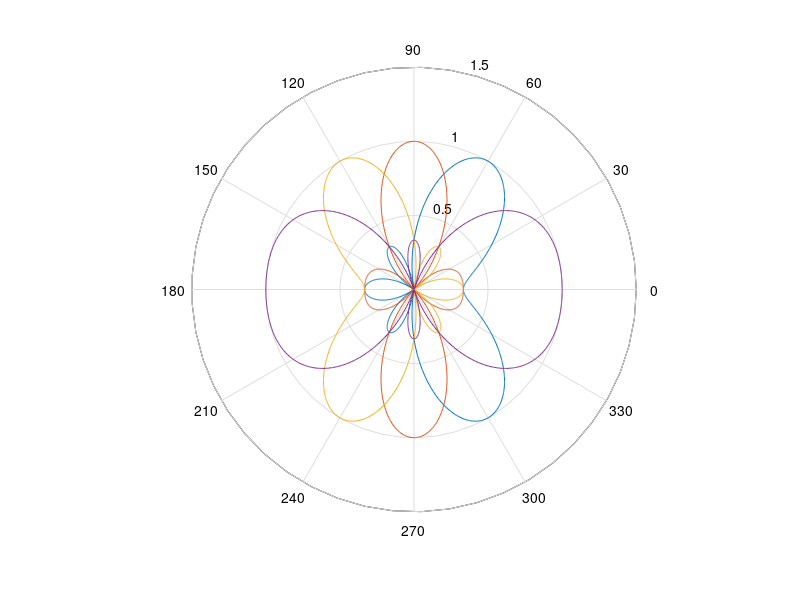

Write MATLAB code to recreate this figure.
close all; clear;
set(0,'defaultfigurecolor','w');
%--------------------------Codebook Design--------------------------------%
M = 3; % number of antennas 
K = 4; % codebook size
N = 16; % number of phases
W = zeros(M, K);
for m = 1:M
    for k = 1:K
        W(m, k) = exp(2j*pi/N*fix(m*mod(k + K/2, K) / (K/N))) / sqrt(M);
    end
end
save('codebook.mat', 'W');
code_book = W;
%-----------------------------Beam Graph----------------------------------%
N = M; % number of attennas
M = K; % codebook size
phi = linspace(0, 2*pi, 1000);
for j = 0:M-1
    bv = code_book(:, j+1);
    rp = zeros(1, length(phi));
    for i = 1:length(phi)
        s = exp(1j*pi*cos(phi(i))*(0:N-1))/sqrt(N);
        rp(i) = abs(s*bv);
    end
%     figure
    polar(phi, rp)
    hold on
end


